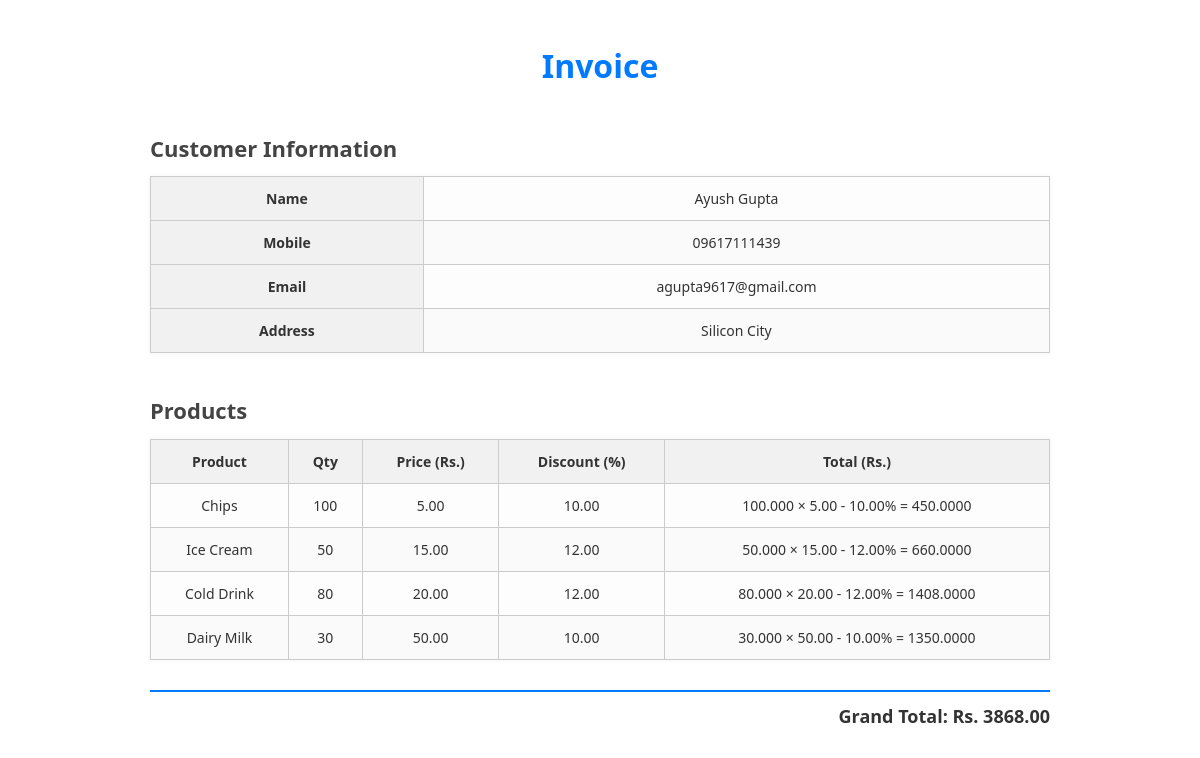
The app's page /invoice/ with its own data.
### products/models.py (models this page shows)
class Customer(models.Model):
    name = models.CharField(max_length=100)
    mobile = models.CharField(max_length=10)
    email = models.EmailField()
    address = models.CharField(max_length=100)

class Product(models.Model):
    prod_name = models.CharField(max_length=100, default='')
    price = models.DecimalField(max_digits=10, decimal_places=2, default=0.00)
    quantity = models.IntegerField(default=0)
    discount = models.DecimalField(max_digits=5, decimal_places=2, default=0.00)
    def discounted_price(self):
        return self.price * (1 - self.discount / 100)
    def total_price(self):
        return self.discounted_price() * self.quantity

### products/views.py (the view)
# urls.py: path('invoice/', views.invoice_view, name='invoice'),
def invoice_view(request):
    customer = Customer.objects.last()  # Get the latest customer added
    products = Product.objects.all()
    total_amount = 0
    for product in products:
        total_amount += product.quantity * product.price * (1 - product.discount / 100)
    return render(request, 'invoice.html', {
        'customer': customer,
        'products': products,
        'total': total_amount
    })

### products/templates/invoice.html (shortened to what this page needs)
{% load static %}
<html>
<head>
    <link rel="stylesheet" type="text/css" href="{% static 'invoice.css' %}">
</head>
<body>
    <h2>Invoice</h2>
    <h3>Customer Information</h3>
    <table>
        <tr><th>Name</th><td>{{ customer.name }}</td></tr>
        <tr><th>Mobile</th><td>{{ customer.mobile }}</td></tr>
        <tr><th>Email</th><td>{{ customer.email }}</td></tr>
        <tr><th>Address</th><td>{{ customer.address }}</td></tr>
    </table>
    <h3>Products</h3>
    <table>
        <thead>
            <tr>
                <th>Product</th>
                <th>Qty</th>
                <th>Price (Rs.)</th>
                <th>Discount (%)</th>
                <th>Total (Rs.)</th>
            </tr>
        </thead>
        <tbody>
            {% for p in products %}
            <tr>
                <td>{{ p.prod_name }}</td>
                <td>{{ p.quantity }}</td>
                <td>{{ p.price }}</td>
                <td>{{ p.discount }}</td>
                <td>{{ p.quantity|floatformat:2|add:"0" }} × {{ p.price }} - {{ p.discount }}% = {{ p.total_price }}</td>
            </tr>
            {% endfor %}
        </tbody>
    </table>
    <div class="summary">
        Grand Total: Rs. {{ total|floatformat:2 }}
    </div>
</body>
</html>

### products/static/invoice.css (style rules this page uses)
body { font-family: 'Segoe UI', Tahoma, Geneva, Verdana, sans-serif; background-color: #fff; color: #333; padding: 40px; max-width: 900px; margin: auto; line-height: 1.6; }
h2 { text-align: center; font-size: 32px; color: #007bff; margin-bottom: 40px; }
h3 { margin-top: 40px; margin-bottom: 10px; font-size: 22px; color: #444; }
table { width: 100%; border-collapse: collapse; margin-top: 10px; background-color: #fdfdfd; box-shadow: 0 0 5px rgba(0, 0, 0, 0.05); }
th, td { border: 1px solid #ccc; padding: 12px; text-align: center; font-size: 14px; }
th { background-color: #f1f1f1; font-weight: bold; }
tr:nth-child(even) { background-color: #fafafa; }
.summary { margin-top: 30px; text-align: right; font-weight: bold; font-size: 18px; border-top: 2px solid #007bff; padding-top: 10px; }

### records on screen
Customer: name "Ayush Gupta", mobile "09617111439", email "agupta9617@gmail.com", address "Silicon City"
Product: prod_name "Chips", quantity "100", price "5.00", discount "10.00", quantity|add "100.000", total_price "450.0000"
Product: prod_name "Ice Cream", quantity "50", price "15.00", discount "12.00", quantity|add "50.000", total_price "660.0000"
Product: prod_name "Cold Drink", quantity "80", price "20.00", discount "12.00", quantity|add "80.000", total_price "1408.0000"
Product: prod_name "Dairy Milk", quantity "30", price "50.00", discount "10.00", quantity|add "30.000", total_price "1350.0000"

### other values on screen
{{ total|floatformat:2 }} "3868.00"
